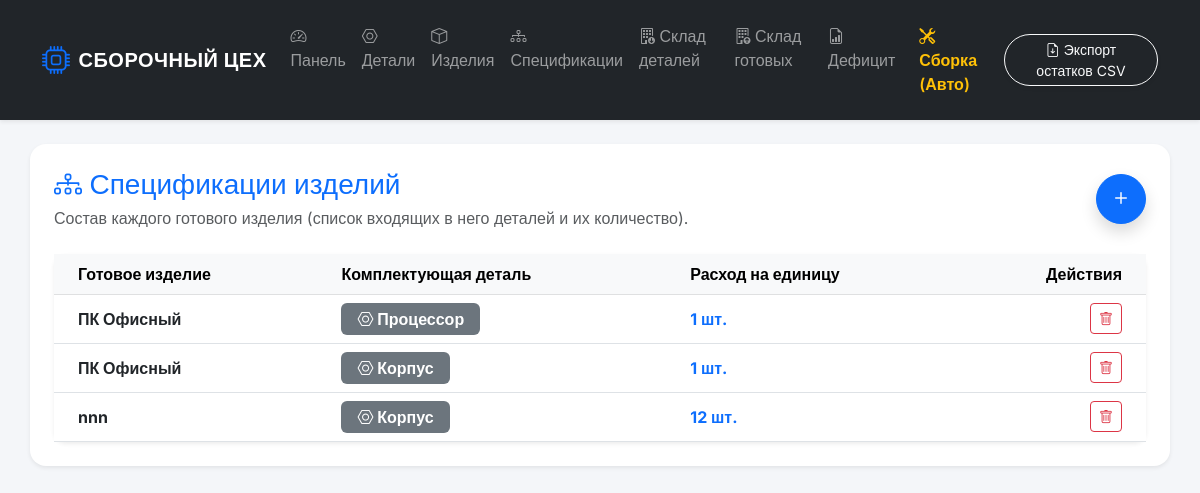
The app's page /compositions, older data.
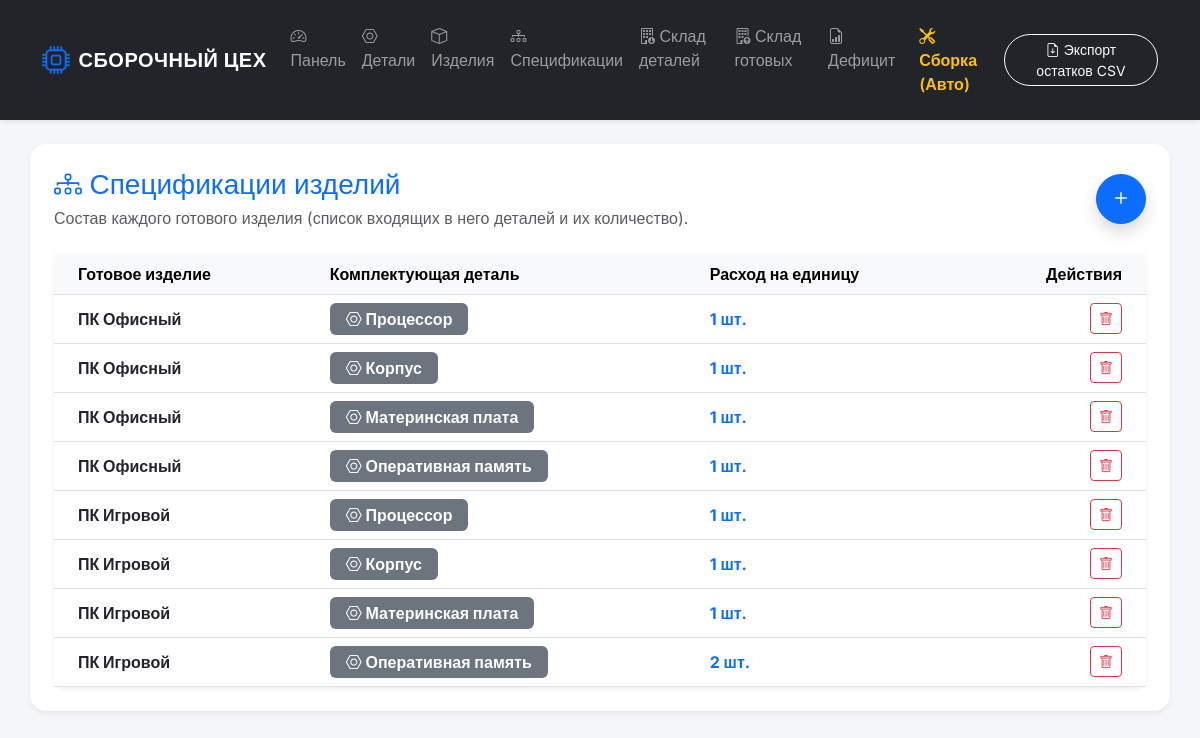
The same page, newer data.
### tables this page shows
CREATE TABLE product_composition (
        product_type_id INTEGER,
        part_id INTEGER,
        quantity INTEGER,
        PRIMARY KEY (product_type_id, part_id),
        FOREIGN KEY (product_type_id) REFERENCES product_type (id_product_type) ON DELETE CASCADE,
        FOREIGN KEY (part_id) REFERENCES part (id_part) ON DELETE CASCADE
    );

CREATE TABLE product_type (
        id_product_type INTEGER PRIMARY KEY AUTOINCREMENT,
        name TEXT NOT NULL,
        description TEXT
    );

CREATE TABLE part (
        id_part INTEGER PRIMARY KEY AUTOINCREMENT,
        name TEXT NOT NULL,
        article TEXT NOT NULL
    );

### app.py (the view)
@app.route('/compositions', methods=['GET', 'POST'])
def compositions():
    conn = get_db_connection()
    if request.method == 'POST':
        conn.execute('INSERT INTO product_composition (product_type_id, part_id, quantity) VALUES (?, ?, ?)',
                     (request.form['product_type_id'], request.form['part_id'], request.form['quantity']))
        conn.commit()
        flash('Связь (спецификация) успешно добавлена!', 'success')
        return redirect(url_for('compositions'))
    data = conn.execute('''
        SELECT c.product_type_id, c.part_id, c.quantity, p.name as product_name, d.name as part_name
        FROM product_composition c
        JOIN product_type p ON c.product_type_id = p.id_product_type
        JOIN part d ON c.part_id = d.id_part
    ''').fetchall()
    products_list = conn.execute('SELECT * FROM product_type').fetchall()
    parts_list = conn.execute('SELECT * FROM part').fetchall()
    conn.close()
    return render_template('compositions.html', data=data, products=products_list, parts=parts_list)

### app.py (called while the page is built)
def get_db_connection():
    conn = sqlite3.connect('database.db')
    conn.row_factory = sqlite3.Row
    return conn

### templates/compositions.html (shortened to what this page needs)
{% extends 'base.html' %}
{% block content %}
<div class="d-flex justify-content-between align-items-center mb-4">
    <div>
        <h3 class="mb-1 text-primary"><i class="bi bi-diagram-3"></i> Спецификации изделий</h3>
        <p class="text-muted mb-0">Состав каждого готового изделия (список входящих в него деталей и их количество).</p>
    </div>
    <button class="btn btn-primary rounded-circle shadow" data-bs-toggle="modal" data-bs-target="#addCompositionModal" style="width: 50px; height: 50px; font-size: 24px; line-height: 1;">
        <i class="bi bi-plus"></i>
    </button>
</div>
<div class="card border-0 shadow-sm">
    <div class="card-body p-0">
        <div class="table-responsive">
            <table class="table table-hover align-middle mb-0">
                <thead class="table-light text-secondary">
                    <tr>
                        <th class="ps-4">Готовое изделие</th>
                        <th>Комплектующая деталь</th>
                        <th>Расход на единицу</th>
                        <th class="text-end pe-4">Действия</th>
                    </tr>
                </thead>
                <tbody>
                    {% for row in data %}
                    <tr>
                        <td class="ps-4"><strong>{{ row.product_name }}</strong></td>
                        <td><span class="badge bg-secondary py-2 px-3 fs-6"><i class="bi bi-nut"></i> {{ row.part_name }}</span></td>
                        <td><strong class="text-primary">{{ row.quantity }} шт.</strong></td>
                        <td class="text-end pe-4">
                            <a href="/delete_composition/{{ row.product_type_id }}/{{ row.part_id }}" class="btn btn-sm btn-outline-danger" onclick="return confirm('Удалить эту деталь из состава изделия?');">
                                <i class="bi bi-trash"></i>
                            </a>
                        </td>
                    </tr>
                    {% else %}
                    <tr>
                        <td colspan="4" class="text-center py-4 text-muted">Связей состава пока нет. Нажмите "+", чтобы связать изделие с его комплектующими.</td>
                    </tr>
                    {% endfor %}
                </tbody>
            </table>
        </div>
    </div>
</div>
{% endblock %}

### templates/base.html (shortened to what this page needs)
<!DOCTYPE html>
<html lang="ru">
<head>
    <link href="https://cdn.jsdelivr.net/npm/bootstrap@5.3.0/dist/css/bootstrap.min.css" rel="stylesheet">
    <link rel="stylesheet" href="https://cdn.jsdelivr.net/npm/bootstrap-icons@1.11.1/font/bootstrap-icons.css">
</head>
<body>
    <nav class="navbar navbar-expand-lg navbar-dark bg-dark mb-4 shadow-sm py-3">
        <div class="container">
            <a class="navbar-brand fw-bold text-uppercase d-flex align-items-center" href="/">
                <i class="bi bi-cpu text-primary fs-3 me-2"></i> Сборочный цех
            </a>
            <div class="collapse navbar-collapse" id="navbarNav">
                <ul class="navbar-nav me-auto mb-2 mb-lg-0">
                    <li class="nav-item"><a class="nav-link" href="/"><i class="bi bi-speedometer2"></i> Панель</a></li>
                    <li class="nav-item"><a class="nav-link" href="/parts"><i class="bi bi-nut"></i> Детали</a></li>
                    <li class="nav-item"><a class="nav-link" href="/products"><i class="bi bi-box"></i> Изделия</a></li>
                    <li class="nav-item"><a class="nav-link" href="/compositions"><i class="bi bi-diagram-3"></i> Спецификации</a></li>
                    <li class="nav-item"><a class="nav-link" href="/part_cells"><i class="bi bi-building-down"></i> Склад деталей</a></li>
                    <li class="nav-item"><a class="nav-link" href="/product_cells"><i class="bi bi-building-up"></i> Склад готовых</a></li>
                    <li class="nav-item"><a class="nav-link" href="/reports"><i class="bi bi-file-earmark-bar-graph"></i> Дефицит</a></li>
                    <li class="nav-item"><a class="nav-link text-warning fw-semibold ms-lg-2" href="/assemble"><i class="bi bi-tools"></i> Сборка (Авто)</a></li>
                </ul>
                <a href="/export" class="btn btn-outline-light btn-sm rounded-pill px-3 shadow-sm"><i class="bi bi-file-earmark-arrow-down"></i> Экспорт остатков CSV</a>
            </div>
        </div>
    </nav>
    <div class="container bg-white p-4 rounded-4 shadow-sm mb-5">
        {% block content %}{% endblock %}
    </div>
</body>
</html>

### templates/base.html (style rules this page uses)
body { font-family: 'Inter', sans-serif; background-color: #f4f6f9; }
.navbar-brand { letter-spacing: 0.5px; }
.card { border-radius: 12px; }

Row changes from the older to the newer data that the page shows:
changed product_composition (number 3 of 8 on the later page): product_name "nnn" → "ПК Офисный"; part_name "Корпус" → "Материнская плата"; quantity "12" → "1"
added product_composition: product_name "ПК Офисный", part_name "Оперативная память", quantity "1"
added product_composition: product_name "ПК Игровой", part_name "Процессор", quantity "1"
added product_composition: product_name "ПК Игровой", part_name "Корпус", quantity "1"
added product_composition: product_name "ПК Игровой", part_name "Материнская плата", quantity "1"
added product_composition: product_name "ПК Игровой", part_name "Оперативная память", quantity "2"
